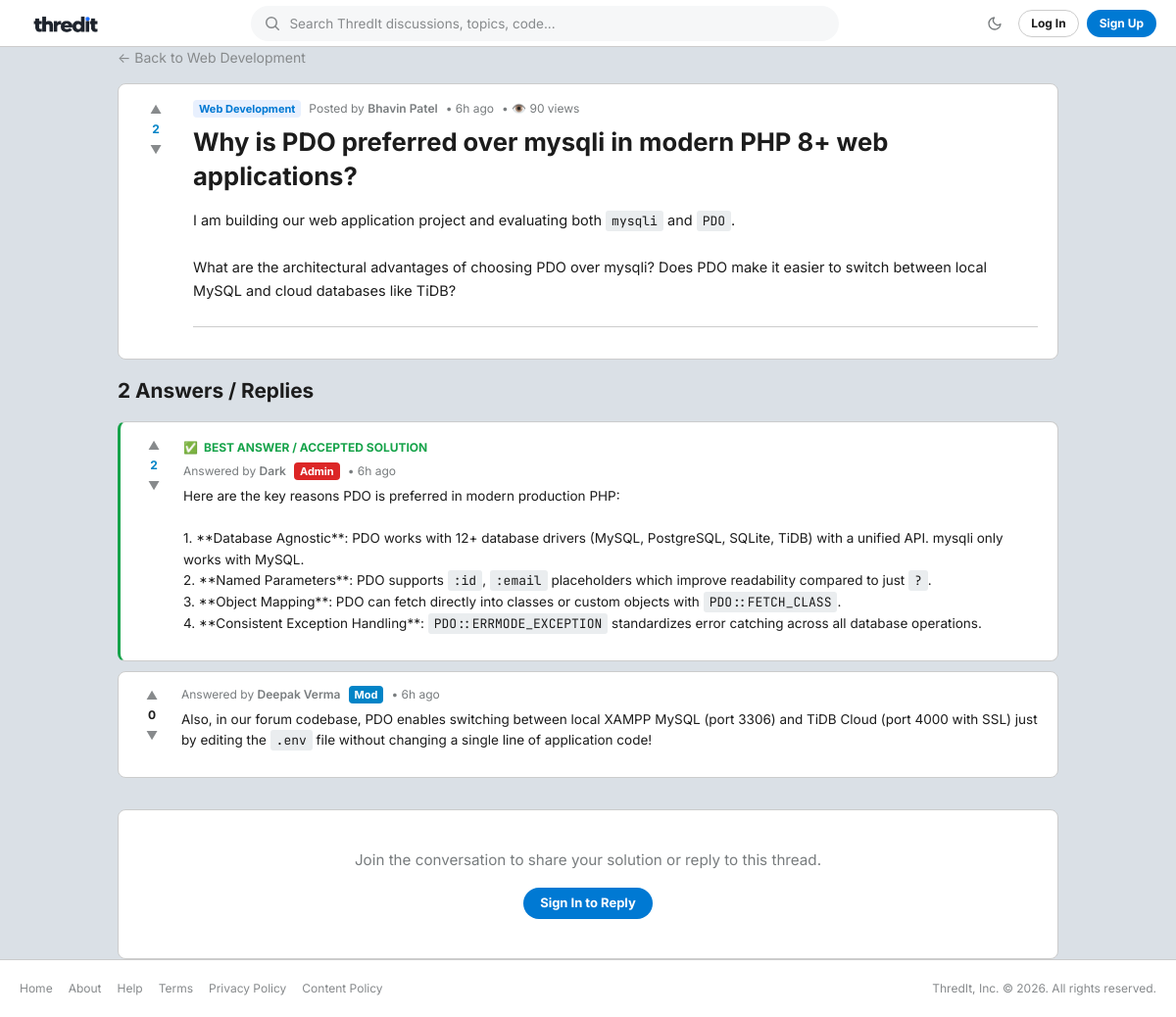
The app's page /public/thread.php?id=3 with its own data.
### tables this page shows
CREATE TABLE IF NOT EXISTS `threads` (
    `id` INT UNSIGNED NOT NULL AUTO_INCREMENT,
    `category_id` INT UNSIGNED NOT NULL,
    `user_id` INT UNSIGNED NOT NULL,
    `title` VARCHAR(255) NOT NULL,
    `body` MEDIUMTEXT NOT NULL,
    `is_pinned` TINYINT(1) NOT NULL DEFAULT 0,
    `is_locked` TINYINT(1) NOT NULL DEFAULT 0,
    `views` INT UNSIGNED NOT NULL DEFAULT 0,
    `created_at` DATETIME NOT NULL DEFAULT CURRENT_TIMESTAMP,
    PRIMARY KEY (`id`),
    INDEX `idx_threads_category` (`category_id`),
    INDEX `idx_threads_user` (`user_id`),
    INDEX `idx_threads_pinned_created` (`is_pinned`, `created_at` DESC),
    CONSTRAINT `fk_threads_category` FOREIGN KEY (`category_id`) REFERENCES `categories` (`id`) ON DELETE CASCADE,
    CONSTRAINT `fk_threads_user` FOREIGN KEY (`user_id`) REFERENCES `users` (`id`) ON DELETE CASCADE
);

CREATE TABLE IF NOT EXISTS `categories` (
    `id` INT UNSIGNED NOT NULL AUTO_INCREMENT,
    `name` VARCHAR(100) NOT NULL,
    `description` TEXT NOT NULL,
    PRIMARY KEY (`id`),
    UNIQUE KEY `uq_categories_name` (`name`)
);

CREATE TABLE IF NOT EXISTS `users` (
    `id` INT UNSIGNED NOT NULL AUTO_INCREMENT,
    `name` VARCHAR(100) NOT NULL,
    `email` VARCHAR(191) NOT NULL,
    `password_hash` VARCHAR(255) NOT NULL,
    `role` ENUM('user', 'moderator', 'admin') NOT NULL DEFAULT 'user',
    `is_banned` TINYINT(1) NOT NULL DEFAULT 0,
    `created_at` DATETIME NOT NULL DEFAULT CURRENT_TIMESTAMP,
    PRIMARY KEY (`id`),
    UNIQUE KEY `uq_users_email` (`email`),
    INDEX `idx_users_role` (`role`),
    INDEX `idx_users_banned` (`is_banned`)
);

CREATE TABLE IF NOT EXISTS `replies` (
    `id` INT UNSIGNED NOT NULL AUTO_INCREMENT,
    `thread_id` INT UNSIGNED NOT NULL,
    `user_id` INT UNSIGNED NOT NULL,
    `body` TEXT NOT NULL,
    `is_best` TINYINT(1) NOT NULL DEFAULT 0,
    `created_at` DATETIME NOT NULL DEFAULT CURRENT_TIMESTAMP,
    PRIMARY KEY (`id`),
    INDEX `idx_replies_thread` (`thread_id`),
    INDEX `idx_replies_user` (`user_id`),
    INDEX `idx_replies_best` (`is_best`),
    CONSTRAINT `fk_replies_thread` FOREIGN KEY (`thread_id`) REFERENCES `threads` (`id`) ON DELETE CASCADE,
    CONSTRAINT `fk_replies_user` FOREIGN KEY (`user_id`) REFERENCES `users` (`id`) ON DELETE CASCADE
);

### includes/auth.php (called while the page is built, shortened)
<?php
require_once __DIR__ . '/functions.php';
if (!function_exists('is_logged_in')) {
    function is_logged_in(): bool
    {
        return !empty($_SESSION['user']['id']);
    }
}
if (!function_exists('current_user_id')) {
    function current_user_id(): ?int
    {
        return isset($_SESSION['user']['id']) ? (int) $_SESSION['user']['id'] : null;
    }
}

### public/thread.php (the view, shortened to what this page needs)
<?php
require_once __DIR__ . '/../includes/functions.php';
require_once __DIR__ . '/../includes/auth.php';
$pdo = get_db_connection();
$threadId = (int) ($_GET['id'] ?? 0);
$userId = current_user_id();
$stmt = $pdo->prepare("SELECT t.*,
                              u.name AS author_name, u.role AS author_role,
                              c.name AS category_name,
                              COALESCE(SUM(v.value), 0) AS vote_score
                       FROM threads t
                       INNER JOIN users u ON t.user_id = u.id
                       INNER JOIN categories c ON t.category_id = c.id
                       LEFT JOIN votes v ON v.target_type = 'thread' AND v.target_id = t.id
                       WHERE t.id = :id
                       GROUP BY t.id, u.id, u.name, u.role, c.id, c.name
                       LIMIT 1");
$stmt->execute([':id' => $threadId]);
$thread = $stmt->fetch();
if (!in_array($threadId, $_SESSION['viewed_threads'], true)) {
    $pdo->prepare("UPDATE threads SET views = views + 1 WHERE id = :id")->execute([':id' => $threadId]);
    $thread['views']++;
}
$replyStmt = $pdo->prepare("SELECT r.*,
                                   u.name AS author_name, u.role AS author_role,
                                   COALESCE(SUM(v.value), 0) AS vote_score
                            FROM replies r
                            INNER JOIN users u ON r.user_id = u.id
                            LEFT JOIN votes v ON v.target_type = 'reply' AND v.target_id = r.id
                            WHERE r.thread_id = :thread_id
                            GROUP BY r.id, u.id, u.name, u.role
                            ORDER BY r.is_best DESC, r.created_at ASC");
$replyStmt->execute([':thread_id' => $threadId]);
$replies = $replyStmt->fetchAll();
require_once __DIR__ . '/../includes/header.php';
$threadVote = get_user_vote_value($pdo, $userId, 'thread', $threadId);
$threadScore = (int) $thread['vote_score'];
?>
<div style="max-width: 960px; margin: 0 auto;">
    <div style="margin-bottom: 1rem;">
        <a href="<?= url('public/category.php?id=' . $thread['category_id']) ?>" style="color: var(--text-muted); text-decoration: none; font-size: 0.875rem;">
            &larr; Back to <?= e($thread['category_name']) ?>
        </a>
    </div>
    <article class="card thread-header-card <?= $thread['is_pinned'] ? 'thread-pinned' : '' ?> <?= $thread['is_locked'] ? 'thread-locked' : '' ?>">
        <div style="display: flex; gap: 1.25rem;">
            <div class="vote-col">
                <button type="button" class="vote-btn <?= $threadVote === 1 ? 'active-up' : '' ?>"
                        data-target-type="thread"
                        data-target-id="<?= $threadId ?>"
                        data-vote="1"
                        data-vote-url="<?= url('public/vote.php') ?>"
                        title="Upvote" aria-label="Upvote">
                    ▲
                </button>
                <span class="vote-score <?= $threadScore > 0 ? 'score-positive' : ($threadScore < 0 ? 'score-negative' : '') ?>">
                    <?= $threadScore ?>
                </span>
                <button type="button" class="vote-btn <?= $threadVote === -1 ? 'active-down' : '' ?>"
                        data-target-type="thread"
                        data-target-id="<?= $threadId ?>"
                        data-vote="-1"
                        data-vote-url="<?= url('public/vote.php') ?>"
                        title="Downvote" aria-label="Downvote">
                    ▼
                </button>
            </div>
            <div style="flex: 1; min-width: 0;">
                <div class="thread-meta">
                    <a href="<?= url('public/category.php?id=' . $thread['category_id']) ?>" class="badge badge-category">
                        <?= e($thread['category_name']) ?>
                    </a>
                    <span>Posted by <a href="<?= url('public/profile.php?id=' . $thread['user_id']) ?>" style="color:inherit; font-weight:600; text-decoration:none;"><?= e($thread['author_name']) ?></a></span>
                    <span>• <?= time_ago($thread['created_at']) ?></span>
                    <span>• 👁️ <?= (int) $thread['views'] ?> views</span>
                </div>
                <h1 style="font-size: 1.6rem; font-weight: 700; line-height: 1.35; margin: 0.5rem 0 1rem;">
                    <?= e($thread['title']) ?>
                </h1>
                <div class="thread-detail-body">
                    <?= format_post_body($thread['body']) ?>
                </div>
                <div style="display: flex; gap: 0.5rem; flex-wrap: wrap; margin-top: 1.5rem; padding-top: 1rem; border-top: 1px solid var(--border-color); font-size: 0.85rem;">
                </div>
            </div>
        </div>
    </article>
    <div id="replies" class="replies-section">
        <h2 style="font-size: 1.3rem; font-weight: 700; margin-bottom: 1rem;">
            <?= count($replies) ?> <?= count($replies) === 1 ? 'Answer / Reply' : 'Answers / Replies' ?>
        </h2>
        <?php if (empty($replies)): ?>
            <div class="card empty-state" style="padding: 2rem;">
                <div class="empty-state-icon">💡</div>
                <div class="empty-state-title">No replies yet</div>
                <p style="font-size: 0.875rem;">Can you help solve this question? Leave a constructive reply below.</p>
            </div>
        <?php else: ?>
            <?php foreach ($replies as $r): ?>
                <?php
                $replyVote = get_user_vote_value($pdo, $userId, 'reply', (int) $r['id']);
                $replyScore = (int) $r['vote_score'];
                ?>
                <div class="card reply-card <?= $r['is_best'] ? 'reply-best' : '' ?>" id="reply-<?= $r['id'] ?>">
                    <div class="vote-col">
                        <button type="button" class="vote-btn <?= $replyVote === 1 ? 'active-up' : '' ?>"
                                data-target-type="reply"
                                data-target-id="<?= $r['id'] ?>"
                                data-vote="1"
                                data-vote-url="<?= url('public/vote.php') ?>"
                                title="Upvote" aria-label="Upvote">
                            ▲
                        </button>
                        <span class="vote-score <?= $replyScore > 0 ? 'score-positive' : ($replyScore < 0 ? 'score-negative' : '') ?>">
                            <?= $replyScore ?>
                        </span>
                        <button type="button" class="vote-btn <?= $replyVote === -1 ? 'active-down' : '' ?>"
                                data-target-type="reply"
                                data-target-id="<?= $r['id'] ?>"
                                data-vote="-1"
                                data-vote-url="<?= url('public/vote.php') ?>"
                                title="Downvote" aria-label="Downvote">
                            ▼
                        </button>
                    </div>
                    <div class="reply-content">
                        <?php if ($r['is_best']): ?>
                            <div class="best-answer-header">
                                <span>✅</span> <span>BEST ANSWER / ACCEPTED SOLUTION</span>
                            </div>
                        <?php endif; ?>
                        <div class="thread-meta">
                            <span>Answered by <a href="<?= url('public/profile.php?id=' . $r['user_id']) ?>" style="color:inherit; font-weight:600; text-decoration:none;"><?= e($r['author_name']) ?></a></span>
                            <?php if ($r['author_role'] === 'admin'): ?>
                                <span class="badge badge-role badge-role-admin">Admin</span>
                            <?php elseif ($r['author_role'] === 'moderator'): ?>
                                <span class="badge badge-role badge-role-mod">Mod</span>
                            <?php endif; ?>
                            <span>• <?= time_ago($r['created_at']) ?></span>
                        </div>
                        <div class="reply-body">
                            <?= format_post_body($r['body']) ?>
                        </div>
                    </div>
                </div>
            <?php endforeach; ?>
        <?php endif; ?>
        <div class="card" style="padding: 1.5rem; margin-top: 2rem;">
            <?php if ($thread['is_locked']): ?>
                <div class="alert alert-warning" style="margin: 0;">
                    🔒 <strong>This thread is locked.</strong> New replies cannot be submitted to locked discussions.
                </div>
            <?php else: ?>
                <div style="text-align: center; padding: 1rem 0;">
                    <p style="font-size: 0.95rem; margin-bottom: 1rem; color: var(--text-secondary);">
                        Join the conversation to share your solution or reply to this thread.
                    </p>
                    <a href="<?= url('public/login.php?redirect=' . urlencode(url('public/thread.php?id=' . $threadId))) ?>" class="btn btn-primary">
                        Sign In to Reply
                    </a>
                </div>
            <?php endif; ?>
        </div>
    </div>
</div>
<?php require_once __DIR__ . '/../includes/footer.php'; ?>

### includes/functions.php (shortened to what this page needs)
<?php
if (!function_exists('get_base_url')) {
    function get_base_url(): string
    {
        $protocol = (!empty($_SERVER['HTTPS']) && $_SERVER['HTTPS'] !== 'off') ? 'https://' : 'http://';
        $host = $_SERVER['HTTP_HOST'] ?? 'localhost';
        $scriptPath = str_replace('\\', '/', $_SERVER['SCRIPT_NAME'] ?? '');
        $scriptDir = dirname($scriptPath);
        $baseFolder = preg_replace('#/(public|admin|includes|api)$#i', '', $scriptDir);
        return rtrim($protocol . $host . $baseFolder, '/');
    }
}
if (!function_exists('url')) {
    function url(string $path = ''): string
    {
        $base = get_base_url();
        $trimmedPath = ltrim($path, '/');
        return $trimmedPath === '' ? $base : $base . '/' . $trimmedPath;
    }
}
if (!function_exists('e')) {
    function e(mixed $string): string
    {
        return htmlspecialchars((string) ($string ?? ''), ENT_QUOTES, 'UTF-8');
    }
}
if (!function_exists('time_ago')) {
    function time_ago(string $datetime): string
    {
        $timestamp = strtotime($datetime);
        $difference = time() - $timestamp;
        if ($difference < 86400) {
            $hours = floor($difference / 3600);
            return $hours . 'h ago';
        }
        return date('M j, Y', $timestamp);
    }
}
if (!function_exists('format_post_body')) {
    function format_post_body(string $body): string
    {
        $codeBlocks = [];
        $pattern = '/```([a-zA-Z0-9_-]*)\n?(.*?)```/s';
        $bodyWithPlaceholders = preg_replace_callback($pattern, function ($matches) use (&$codeBlocks) {
            $placeholder = '___CODE_BLOCK_' . count($codeBlocks) . '___';
            $lang = trim($matches[1]);
            $code = $matches[2];
            $codeBlocks[$placeholder] = [
                'lang' => $lang,
                'code' => $code
            ];
            return $placeholder;
        }, $body);
        $escaped = e($bodyWithPlaceholders);
        $escaped = preg_replace('/^###\s+(.+)$/m', '<h3>$1</h3>', $escaped);
        $escaped = preg_replace('/^##\s+(.+)$/m', '<h2>$1</h2>', $escaped);
        $escaped = preg_replace('/^#\s+(.+)$/m', '<h1>$1</h1>', $escaped);
        $escaped = preg_replace('/`([^`\r\n]+)`/', '<code>$1</code>', $escaped);
        $formatted = nl2br($escaped);
        $formatted = preg_replace('/(<\/(?:h1|h2|h3)>)\s*<br\s*\/?>/i', '$1', $formatted);
        return $formatted;
    }
}
if (!function_exists('get_user_vote_value')) {
    function get_user_vote_value(PDO $pdo, ?int $userId, string $targetType, int $targetId): int
    {
        if (empty($userId)) {
            return 0;
        }
        $stmt = $pdo->prepare("SELECT value FROM votes WHERE user_id = :user_id AND target_type = :target_type AND target_id = :target_id LIMIT 1");
        $stmt->execute([
            ':user_id'     => $userId,
            ':target_type' => $targetType,
            ':target_id'   => $targetId
        ]);
        $row = $stmt->fetch();
        return (int) ($row['value'] ?? 0);
    }
}

### records on screen
threads: category.name "Web Development", user.name "Bhavin Patel", created_at "6h ago", title "Why is PDO preferred over mysqli in modern PHP 8+ web applications?", body "I am building our web application project and evaluating both mysqli and PDO . What are the architectural advantages of choosing PDO over mysqli? Does PDO make it easier to switch between local MySQL and cloud databases like TiDB?"
replies: replyScore "2", is_best "BEST ANSWER / ACCEPTED SOLUTION", user.name "Dark", shows "Admin", created_at "6h ago", body "Here are the key reasons PDO is preferred in modern production PHP: 1. **Database Agnostic**: PDO works with 12+ database drivers (MySQL, PostgreSQL, SQLite, TiDB) with a unified API. mysqli only works with MySQL. 2. **Named Parameters**: PDO supports :id , :email placeholders which improve readability compared to just ? . 3. **Object Mapping**: PDO can fetch directly into classes or custom objects with PDO::FETCH_CLASS . 4. **Consistent Exception Handling**: PDO::ERRMODE_EXCEPTION standardizes error catching across all database operations."
replies: replyScore "0", user.name "Deepak Verma", shows "Mod", created_at "6h ago", body "Also, in our forum codebase, PDO enables switching between local XAMPP MySQL (port 3306) and TiDB Cloud (port 4000 with SSL) just by editing the .env file without changing a single line of application code!"

### other values on screen
$threadScore "2"
$thread['views'] "90"
count($replies) "2"
